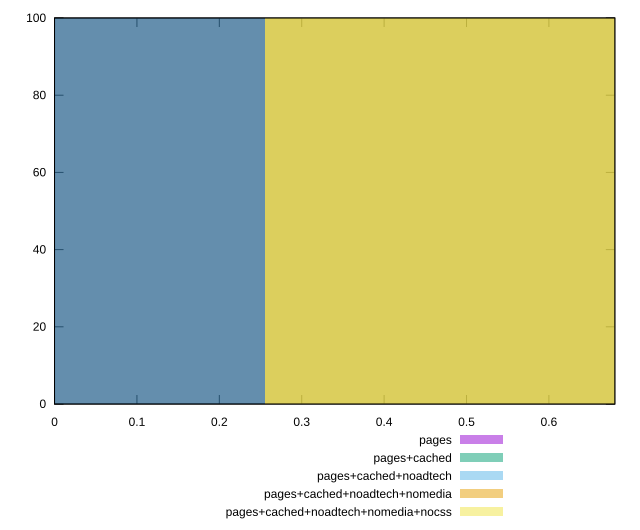

The gnuplot source for this figure:
reset

$pages <<EOF
0 100
EOF

$pagesCached <<EOF
0 100
EOF

$pagesCachedNoadtech <<EOF
0.5102894532610035 100
EOF

$pagesCachedNoadtechNomedia <<EOF
0.5102894532610035 100
EOF

$pagesCachedNoadtechNomediaNocss <<EOF
0.5102894532610035 100
EOF

set key outside below
set boxwidth 0.5102894532610035
set xrange [0:0.68]
set yrange [0:100]
set trange [0:100]
set style fill transparent solid 0.5 noborder
set terminal svg size 640, 530 enhanced background rgb 'white'
set output "report_00009_2021-02-08T22-37-41.559Z/uses-http2/comparison/histogram/all_score.svg"

plot $pages title "pages" with boxes, \
     $pagesCached title "pages+cached" with boxes, \
     $pagesCachedNoadtech title "pages+cached+noadtech" with boxes, \
     $pagesCachedNoadtechNomedia title "pages+cached+noadtech+nomedia" with boxes, \
     $pagesCachedNoadtechNomediaNocss title "pages+cached+noadtech+nomedia+nocss" with boxes

reset
